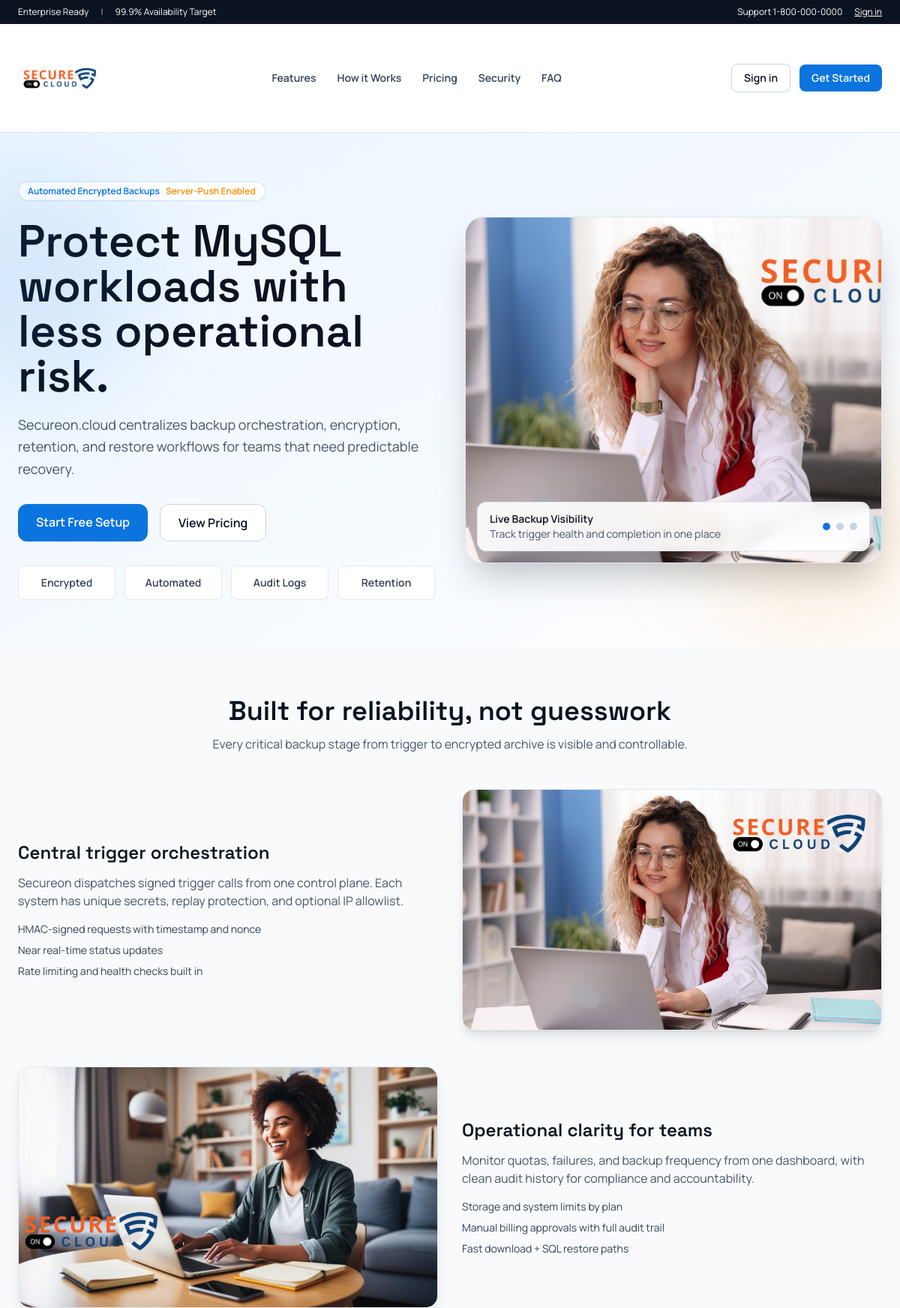
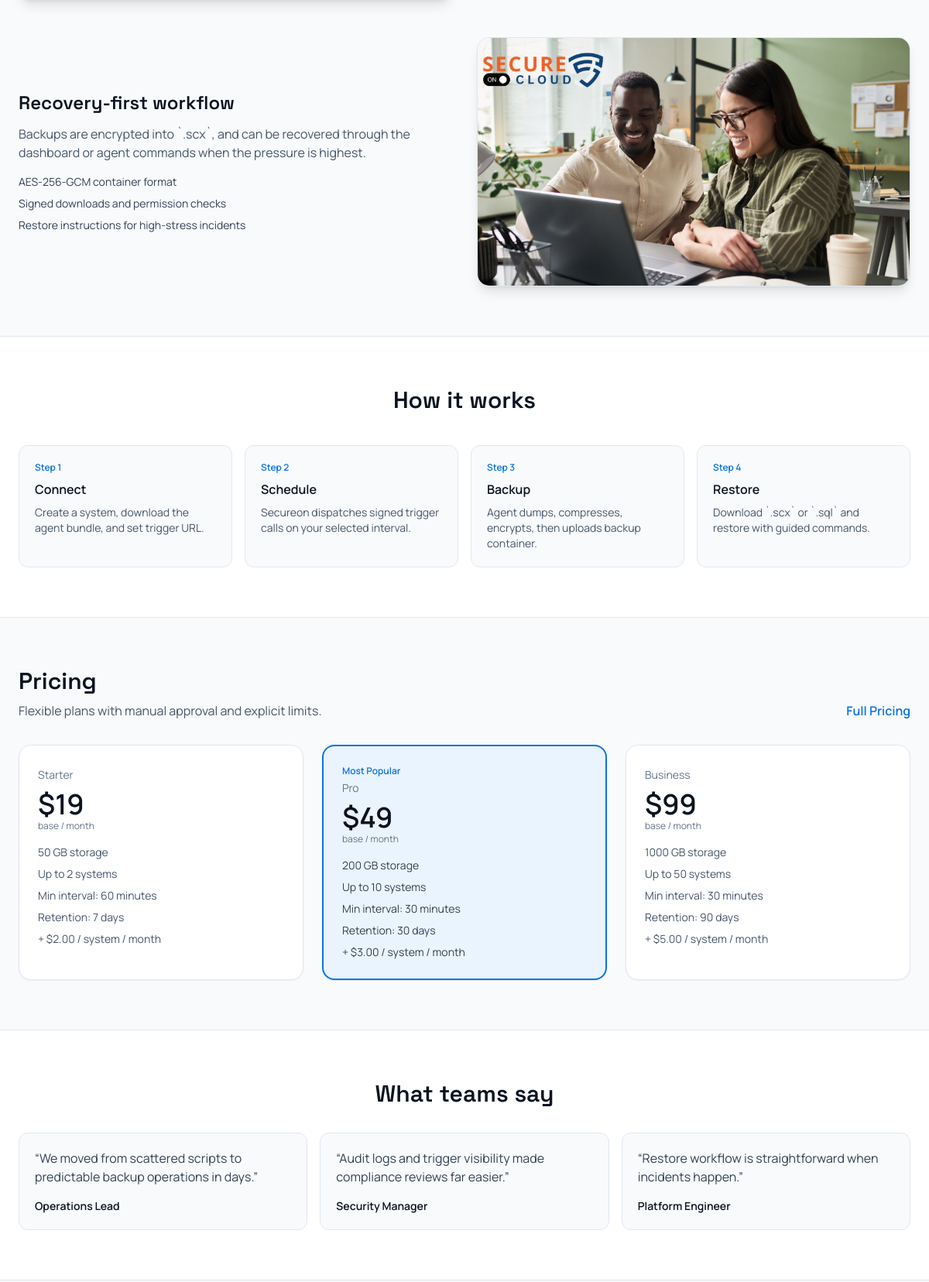
The page / (upper part) on the database its author committed (2 pictures, top to bottom).
### tables this page shows
CREATE TABLE plans (
  id INT AUTO_INCREMENT PRIMARY KEY,
  name VARCHAR(100) NOT NULL,
  description TEXT NULL,
  base_price_monthly DECIMAL(10,2) NOT NULL DEFAULT 0.00,
  price_per_system_monthly DECIMAL(10,2) NOT NULL DEFAULT 0.00,
  storage_quota_mb INT NOT NULL DEFAULT 0,
  max_systems INT NOT NULL DEFAULT 1,
  retention_days INT NOT NULL DEFAULT 30,
  min_backup_interval_minutes INT NOT NULL DEFAULT 60,
  is_active TINYINT(1) NOT NULL DEFAULT 1,
  created_at DATETIME NOT NULL,
  updated_at DATETIME NOT NULL
);

### views/marketing/home.php (the view, shortened to what the rows shown need)
<div class="bg-slate-50 text-ink">
  <div class="bg-ink text-white text-xs">
    <div class="max-w-7xl mx-auto px-6 py-2 flex items-center justify-between">
      <div class="flex items-center gap-4">
        <span>Enterprise Ready</span>
        <span class="opacity-70">|</span>
        <span>99.9% Availability Target</span>
      </div>
      <div class="flex items-center gap-4">
        <span>Support 1-800-000-0000</span>
        <a class="underline" href="<?= App\Core\Helpers::baseUrl('/login') ?>">Sign in</a>
      </div>
    </div>
  </div>
  <header class="sticky top-0 z-40 border-b border-slate-200 bg-white/90 backdrop-blur">
    <div class="max-w-7xl mx-auto px-6 py-4 flex items-center justify-between">
      <a href="<?= App\Core\Helpers::baseUrl('/') ?>" class="inline-flex items-center">
        <img src="<?= App\Core\Helpers::logoUrl() ?>" alt="Secureon logo" class="h-28 w-28 object-contain rounded">
      </a>
      <nav class="hidden md:flex items-center gap-7 text-sm font-semibold text-slate-700">
        <a href="#features" class="hover:text-brand">Features</a>
        <a href="#workflow" class="hover:text-brand">How it Works</a>
        <a href="#pricing" class="hover:text-brand">Pricing</a>
        <a href="#security" class="hover:text-brand">Security</a>
        <a href="#faq" class="hover:text-brand">FAQ</a>
      </nav>
      <div class="flex items-center gap-3">
        <a href="<?= App\Core\Helpers::baseUrl('/login') ?>" class="px-4 py-2 rounded-lg border border-slate-300 text-sm font-semibold hover:bg-slate-100">Sign in</a>
        <a href="<?= App\Core\Helpers::baseUrl('/register') ?>" class="px-4 py-2 rounded-lg bg-brand text-white text-sm font-semibold hover:bg-brandDark">Get Started</a>
      </div>
    </div>
  </header>
  <section class="relative overflow-hidden bg-gradient-to-br from-sky to-white">
    <div class="absolute -left-24 top-16 h-72 w-72 rounded-full bg-brand/10 blur-3xl"></div>
    <div class="max-w-7xl mx-auto px-6 py-16 grid lg:grid-cols-2 gap-10 items-center">
      <div>
        <div class="inline-flex items-center gap-2 text-xs font-semibold text-brand bg-white border border-brand/20 rounded-full px-3 py-1">
          <span>Automated Encrypted Backups</span>
          <span class="text-accent">Server-Push Enabled</span>
        </div>
        <h1 class="mt-6 text-4xl md:text-6xl font-display font-semibold leading-tight">
          Protect MySQL workloads with less operational risk.
        </h1>
        <p class="mt-5 text-slate-600 text-lg leading-relaxed max-w-xl">
          Secureon.cloud centralizes backup orchestration, encryption, retention, and restore workflows for teams that need predictable recovery.
        </p>
        <div class="mt-8 flex flex-wrap gap-4">
          <a href="<?= App\Core\Helpers::baseUrl('/register') ?>" class="px-6 py-3 rounded-xl bg-brand text-white font-semibold hover:bg-brandDark">Start Free Setup</a>
          <a href="<?= App\Core\Helpers::baseUrl('/pricing') ?>" class="px-6 py-3 rounded-xl bg-white border border-slate-300 font-semibold hover:bg-slate-50">View Pricing</a>
        </div>
        <div class="mt-8 grid grid-cols-2 sm:grid-cols-4 gap-3 text-sm">
          <div class="bg-white border border-slate-200 rounded-lg p-3 text-center font-semibold text-slate-700">Encrypted</div>
          <div class="bg-white border border-slate-200 rounded-lg p-3 text-center font-semibold text-slate-700">Automated</div>
          <div class="bg-white border border-slate-200 rounded-lg p-3 text-center font-semibold text-slate-700">Audit Logs</div>
          <div class="bg-white border border-slate-200 rounded-lg p-3 text-center font-semibold text-slate-700">Retention</div>
        </div>
      </div>
      <div x-data="{slide: 0, images: ['<?= App\Core\Helpers::assetUrl('assests/1.jpg') ?>','<?= App\Core\Helpers::assetUrl('assests/2.jpg') ?>','<?= App\Core\Helpers::assetUrl('assests/3.jpg') ?>']}" x-init="setInterval(() => slide = (slide + 1) % images.length, 4500)" class="relative">
        <div class="bg-white border border-slate-200 shadow-2xl rounded-3xl overflow-hidden">
          <img :src="images[slide]" alt="Secureon hero image" class="w-full h-[460px] object-cover transition-all duration-700">
        </div>
        <div class="absolute left-4 right-4 bottom-4 bg-white/90 backdrop-blur rounded-xl px-4 py-3 border border-slate-200">
          <div class="flex items-center justify-between text-sm">
            <div>
              <div class="font-semibold">Live Backup Visibility</div>
              <div class="text-slate-600">Track trigger health and completion in one place</div>
            </div>
            <div class="flex gap-2">
              <template x-for="(_, idx) in images" :key="idx">
                <button class="h-2.5 w-2.5 rounded-full" :class="slide === idx ? 'bg-brand' : 'bg-slate-300'" @click="slide = idx"></button>
              </template>
            </div>
          </div>
        </div>
      </div>
    </div>
  </section>
  <section id="features" class="max-w-7xl mx-auto px-6 py-16">
    <div class="text-center max-w-3xl mx-auto">
      <h2 class="text-3xl md:text-4xl font-display font-semibold">Built for reliability, not guesswork</h2>
      <p class="mt-3 text-slate-600">Every critical backup stage from trigger to encrypted archive is visible and controllable.</p>
    </div>
    <div class="mt-12 space-y-12">
      <div class="grid lg:grid-cols-2 gap-8 items-center">
        <div class="order-2 lg:order-1">
          <h3 class="text-2xl font-display font-semibold">Central trigger orchestration</h3>
          <p class="mt-3 text-slate-600">Secureon dispatches signed trigger calls from one control plane. Each system has unique secrets, replay protection, and optional IP allowlist.</p>
          <ul class="mt-4 text-sm text-slate-700 space-y-2">
            <li>HMAC-signed requests with timestamp and nonce</li>
            <li>Near real-time status updates</li>
            <li>Rate limiting and health checks built in</li>
          </ul>
        </div>
        <div class="order-1 lg:order-2 rounded-2xl overflow-hidden border border-slate-200 shadow-lg">
          <img src="<?= App\Core\Helpers::assetUrl('assests/1.jpg') ?>" alt="Feature image one" class="w-full h-80 object-cover">
        </div>
      </div>
      <div class="grid lg:grid-cols-2 gap-8 items-center">
        <div class="rounded-2xl overflow-hidden border border-slate-200 shadow-lg">
          <img src="<?= App\Core\Helpers::assetUrl('assests/2.jpg') ?>" alt="Feature image two" class="w-full h-80 object-cover">
        </div>
        <div>
          <h3 class="text-2xl font-display font-semibold">Operational clarity for teams</h3>
          <p class="mt-3 text-slate-600">Monitor quotas, failures, and backup frequency from one dashboard, with clean audit history for compliance and accountability.</p>
          <ul class="mt-4 text-sm text-slate-700 space-y-2">
            <li>Storage and system limits by plan</li>
            <li>Manual billing approvals with full audit trail</li>
            <li>Fast download + SQL restore paths</li>
          </ul>
        </div>
      </div>
      <div class="grid lg:grid-cols-2 gap-8 items-center">
        <div class="order-2 lg:order-1">
          <h3 class="text-2xl font-display font-semibold">Recovery-first workflow</h3>
          <p class="mt-3 text-slate-600">Backups are encrypted into `.scx`, and can be recovered through the dashboard or agent commands when the pressure is highest.</p>
          <ul class="mt-4 text-sm text-slate-700 space-y-2">
            <li>AES-256-GCM container format</li>
            <li>Signed downloads and permission checks</li>
            <li>Restore instructions for high-stress incidents</li>
          </ul>
        </div>
        <div class="order-1 lg:order-2 rounded-2xl overflow-hidden border border-slate-200 shadow-lg">
          <img src="<?= App\Core\Helpers::assetUrl('assests/3.jpg') ?>" alt="Feature image three" class="w-full h-80 object-cover">
        </div>
      </div>
    </div>
  </section>
  <section id="workflow" class="bg-white border-y border-slate-200">
    <div class="max-w-7xl mx-auto px-6 py-16">
      <h2 class="text-3xl font-display font-semibold text-center">How it works</h2>
      <div class="mt-10 grid md:grid-cols-4 gap-4">
        <div class="rounded-xl border border-slate-200 p-5 bg-slate-50">
          <div class="text-xs font-semibold text-brand">Step 1</div>
          <div class="mt-2 font-semibold">Connect</div>
          <p class="mt-2 text-sm text-slate-600">Create a system, download the agent bundle, and set trigger URL.</p>
        </div>
        <div class="rounded-xl border border-slate-200 p-5 bg-slate-50">
          <div class="text-xs font-semibold text-brand">Step 2</div>
          <div class="mt-2 font-semibold">Schedule</div>
          <p class="mt-2 text-sm text-slate-600">Secureon dispatches signed trigger calls on your selected interval.</p>
        </div>
        <div class="rounded-xl border border-slate-200 p-5 bg-slate-50">
          <div class="text-xs font-semibold text-brand">Step 3</div>
          <div class="mt-2 font-semibold">Backup</div>
          <p class="mt-2 text-sm text-slate-600">Agent dumps, compresses, encrypts, then uploads backup container.</p>
        </div>
        <div class="rounded-xl border border-slate-200 p-5 bg-slate-50">
          <div class="text-xs font-semibold text-brand">Step 4</div>
          <div class="mt-2 font-semibold">Restore</div>
          <p class="mt-2 text-sm text-slate-600">Download `.scx` or `.sql` and restore with guided commands.</p>
        </div>
      </div>
    </div>
  </section>
  <section id="pricing" class="max-w-7xl mx-auto px-6 py-16">
    <div class="flex items-end justify-between">
      <div>
        <h2 class="text-3xl font-display font-semibold">Pricing</h2>
        <p class="mt-2 text-slate-600">Flexible plans with manual approval and explicit limits.</p>
      </div>
      <a href="<?= App\Core\Helpers::baseUrl('/pricing') ?>" class="text-brand font-semibold">Full Pricing</a>
    </div>
    <div class="mt-8 grid md:grid-cols-3 gap-6">
      <?php foreach ($plans as $p): ?>
        <?php
          $isPopular = (int)$p['id'] === (int)($popular_plan_id ?? 0);
          $quotaMb = (int)$p['storage_quota_mb'];
          $quotaText = $quotaMb >= 1024 ? (round($quotaMb / 1024, 1) . ' GB') : ($quotaMb . ' MB');
        ?>
        <div class="rounded-2xl <?= $isPopular ? 'border-2 border-brand bg-sky' : 'border border-slate-200 bg-white' ?> p-6 shadow-sm">
          <?php if ($isPopular): ?>
            <div class="text-brand text-xs font-semibold">Most Popular</div>
          <?php endif; ?>
          <div class="text-slate-500 text-sm mt-1"><?= App\Core\Helpers::e($p['name']) ?></div>
          <div class="mt-2 text-4xl font-semibold">$<?= number_format((float)$p['base_price_monthly'], 0) ?></div>
          <div class="text-xs text-slate-500">base / month</div>
          <div class="mt-4 text-sm <?= $isPopular ? 'text-slate-700' : 'text-slate-600' ?> space-y-2">
            <div><?= App\Core\Helpers::e($quotaText) ?> storage</div>
            <div>Up to <?= (int)$p['max_systems'] ?> systems</div>
            <div>Min interval: <?= (int)$p['min_backup_interval_minutes'] ?> minutes</div>
            <div>Retention: <?= (int)$p['retention_days'] ?> days</div>
            <div>+ $<?= number_format((float)$p['price_per_system_monthly'], 2) ?> / system / month</div>
          </div>
        </div>
      <?php endforeach; ?>
    </div>
  </section>
  <section class="bg-white border-y border-slate-200">
    <div class="max-w-7xl mx-auto px-6 py-16">
      <h2 class="text-3xl font-display font-semibold text-center">What teams say</h2>
      <div class="mt-8 grid md:grid-cols-3 gap-4">
        <div class="rounded-xl border border-slate-200 p-5 bg-slate-50">
          <p class="text-slate-700">“We moved from scattered scripts to predictable backup operations in days.”</p>
          <div class="mt-4 text-sm font-semibold">Operations Lead</div>
        </div>
        <div class="rounded-xl border border-slate-200 p-5 bg-slate-50">
          <p class="text-slate-700">“Audit logs and trigger visibility made compliance reviews far easier.”</p>
          <div class="mt-4 text-sm font-semibold">Security Manager</div>
        </div>
        <div class="rounded-xl border border-slate-200 p-5 bg-slate-50">
          <p class="text-slate-700">“Restore workflow is straightforward when incidents happen.”</p>
          <div class="mt-4 text-sm font-semibold">Platform Engineer</div>
        </div>
      </div>
    </div>
  </section>
</div>
<?php $content = ob_get_clean(); include __DIR__ . '/../layouts/marketing.php'; ?>

### app/Core/Router.php (shortened to what the rows shown need)
<?php
class Router
{
    private $routes = [];
    private function add($method, $path, $handler, $middleware)
    {
        $this->routes[] = compact('method', 'path', 'handler', 'middleware');
    }
    public function dispatch()
    {
        $uri = parse_url($_SERVER['REQUEST_URI'], PHP_URL_PATH);
        $config = require __DIR__ . '/config.php';
        foreach ($this->routes as $route) {
            $pattern = preg_replace('#\{([a-zA-Z_][a-zA-Z0-9_]*)\}#', '(?P<$1>[^/]+)', $route['path']);
            $pattern = '#^' . $pattern . '$#';
            if (preg_match($pattern, $uri, $matches)) {
                [$controller, $action] = explode('@', $route['handler']);
                $instance = new $class();
                $params = array_filter($matches, 'is_string', ARRAY_FILTER_USE_KEY);
                call_user_func_array([$instance, $action], $params);
                return;
            }
        }
    }
}

### rows shown on the page
plans: name "Starter", base_price_monthly "19", storage_quota_mb "50 GB", max_systems "2", min_backup_interval_minutes "60", retention_days "7", price_per_system_monthly "2.00"
plans: shows "Most Popular", name "Pro", base_price_monthly "49", storage_quota_mb "200 GB", max_systems "10", min_backup_interval_minutes "30", retention_days "30", price_per_system_monthly "3.00"
plans: name "Business", base_price_monthly "99", storage_quota_mb "1000 GB", max_systems "50", min_backup_interval_minutes "30", retention_days "90", price_per_system_monthly "5.00"
